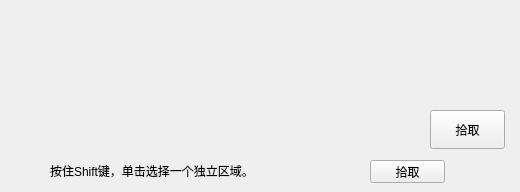
       <widget class="QWidget" name="tab_8">
        <attribute name="title">
         <string>阈值选区</string>
        </attribute>
        <widget class="QWidget" name="layoutWidget_2">
         <property name="geometry">
          <rect>
           <x>30</x>
           <y>30</y>
           <width>481</width>
           <height>61</height>
          </rect>
         </property>
         <layout class="QHBoxLayout" name="hLayoutThresholds_2">
          <item>
           <widget class="ctkRangeWidget" name="m_DoubleThresholdSlider" native="true">
            <property name="sizePolicy">
             <sizepolicy hsizetype="Preferred" vsizetype="Preferred">
              <horstretch>0</horstretch>
              <verstretch>0</verstretch>
             </sizepolicy>
            </property>
           </widget>
          </item>
         </layout>
        </widget>
        <widget class="QLabel" name="label_12">
         <property name="geometry">
          <rect>
           <x>50</x>
           <y>160</y>
           <width>251</width>
           <height>21</height>
          </rect>
         </property>
         <property name="text">
          <string>按住Shift键，单击选择一个独立区域。</string>
         </property>
        </widget>
        <widget class="QPushButton" name="pushButton_8">
         <property name="geometry">
          <rect>
           <x>370</x>
           <y>160</y>
           <width>75</width>
           <height>23</height>
          </rect>
         </property>
         <property name="text">
          <string>拾取</string>
         </property>
        </widget>
        <widget class="QPushButton" name="okButton">
         <property name="geometry">
          <rect>
           <x>430</x>
           <y>110</y>
           <width>75</width>
           <height>39</height>
          </rect>
         </property>
         <property name="sizePolicy">
          <sizepolicy hsizetype="Minimum" vsizetype="Preferred">
           <horstretch>0</horstretch>
           <verstretch>0</verstretch>
          </sizepolicy>
         </property>
         <property name="text">
          <string>拾取</string>
         </property>
        </widget>
       </widget>
